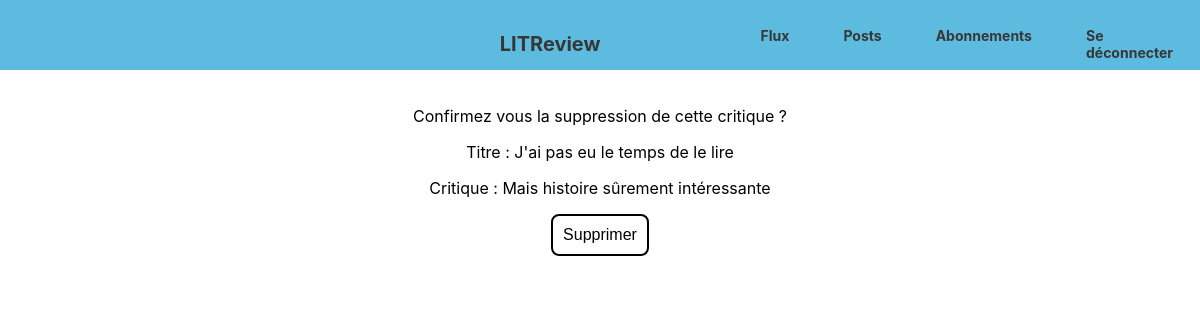
Screenshot of /review/13/del (signed in) with the database file from the repository.
### blog/models.py (models this page shows)
class Review(models.Model):
    ticket = models.ForeignKey("Ticket", on_delete=models.CASCADE)
    rating = models.PositiveSmallIntegerField(
        validators=[MinValueValidator(0), MaxValueValidator(5)]
    )
    user = models.ForeignKey(settings.AUTH_USER_MODEL, on_delete=models.CASCADE)
    headline = models.CharField(max_length=128)
    body = models.TextField(
        max_length=8192,
        blank=True
    )
    time_created = models.DateTimeField(auto_now_add=True)
    class Meta:
        verbose_name = "La critique"
        verbose_name_plural = 'Les critiques'

### blog/views.py (the view)
# urls.py: path('review/<int:review_id>/del', blog.views.del_review, name='del_review'),
@login_required
def del_review(request, review_id):
    review = models.Review.objects.get(id=review_id)
    if request.method == 'POST':
        review.delete()
        return redirect('my_posts')
    return render(request, 'blog/del_review.html', {'review': review})

### blog/templates/blog/del_review.html (shortened to what this page needs)
{% extends 'base.html' %}
{% block content %}
<div class='container add_review'>
        <form method='post'>
            <p>Confirmez vous la suppression de cette critique ?</p>
            <p>Titre : {{ review.headline }}</p>
            <p>Critique : {{ review.body }}</p>
        <button type='submit'>Supprimer</button>
    </form>
</div>
{% endblock content %}

### static/app.css (style rules this page uses)
body { font-family: "SF Pro Text", 'Segoe UI', Roboto, Oxygen, Ubuntu, Cantarell, 'Open Sans', 'Helvetica Neue', sans-serif; margin: auto; }
.container { padding-top: 40px; width: 100%; }
.container, #connection { display: block; text-align: center; }
.container button, #subscribe a, .add_ticket a, .add_buttons a, .button, #id_image::file-selector-button { text-decoration: none; color: black; font-size: medium; font-style: normal; background-color: white; padding: 10px; border: 2px black solid; border-radius: 8px; cursor: pointer; width: fit-content; }
.add_ticket, .add_review { display: grid; padding-top: 20px; width: 50%; }

### rows the page displays
Review: headline "J'ai pas eu le temps de le lire", body "Mais histoire sûrement intéressante"
